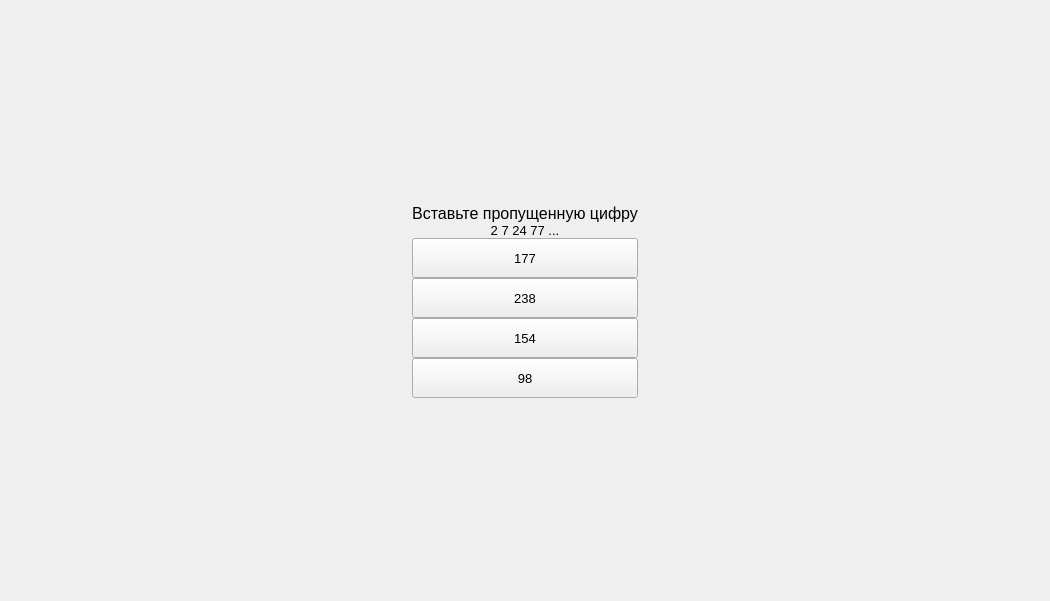
      <widget class="QWidget" name="page_28">
       <layout class="QGridLayout" name="gridLayout_55">
        <item row="0" column="0">
         <widget class="QWidget" name="widget_28" native="true">
          <layout class="QGridLayout" name="gridLayout_56">
           <property name="leftMargin">
            <number>0</number>
           </property>
           <property name="topMargin">
            <number>0</number>
           </property>
           <property name="rightMargin">
            <number>0</number>
           </property>
           <property name="bottomMargin">
            <number>0</number>
           </property>
           <property name="spacing">
            <number>0</number>
           </property>
           <item row="4" column="1">
            <widget class="QPushButton" name="pushButton_105">
             <property name="minimumSize">
              <size>
               <width>0</width>
               <height>40</height>
              </size>
             </property>
             <property name="font">
              <font>
               <pointsize>10</pointsize>
              </font>
             </property>
             <property name="text">
              <string>238</string>
             </property>
            </widget>
           </item>
           <item row="6" column="1">
            <widget class="QPushButton" name="pushButton_107">
             <property name="minimumSize">
              <size>
               <width>0</width>
               <height>40</height>
              </size>
             </property>
             <property name="font">
              <font>
               <pointsize>10</pointsize>
              </font>
             </property>
             <property name="text">
              <string>98</string>
             </property>
            </widget>
           </item>
           <item row="0" column="1">
            <spacer name="verticalSpacer_64">
             <property name="orientation">
              <enum>Qt::Vertical</enum>
             </property>
             <property name="sizeHint" stdset="0">
              <size>
               <width>20</width>
               <height>193</height>
              </size>
             </property>
            </spacer>
           </item>
           <item row="1" column="1">
            <widget class="QLabel" name="label_49">
             <property name="font">
              <font>
               <pointsize>12</pointsize>
              </font>
             </property>
             <property name="text">
              <string>Вставьте пропущенную цифру</string>
             </property>
             <property name="alignment">
              <set>Qt::AlignCenter</set>
             </property>
            </widget>
           </item>
           <item row="2" column="1">
            <widget class="QLabel" name="label_50">
             <property name="font">
              <font>
               <pointsize>10</pointsize>
              </font>
             </property>
             <property name="text">
              <string>2 7 24 77 ...</string>
             </property>
             <property name="alignment">
              <set>Qt::AlignCenter</set>
             </property>
            </widget>
           </item>
           <item row="3" column="1">
            <widget class="QPushButton" name="pushButton_104">
             <property name="minimumSize">
              <size>
               <width>0</width>
               <height>40</height>
              </size>
             </property>
             <property name="font">
              <font>
               <pointsize>10</pointsize>
              </font>
             </property>
             <property name="text">
              <string>177</string>
             </property>
            </widget>
           </item>
           <item row="4" column="0">
            <spacer name="horizontalSpacer_55">
             <property name="orientation">
              <enum>Qt::Horizontal</enum>
             </property>
             <property name="sizeHint" stdset="0">
              <size>
               <width>401</width>
               <height>20</height>
              </size>
             </property>
            </spacer>
           </item>
           <item row="4" column="2" rowspan="2">
            <spacer name="horizontalSpacer_56">
             <property name="orientation">
              <enum>Qt::Horizontal</enum>
             </property>
             <property name="sizeHint" stdset="0">
              <size>
               <width>401</width>
               <height>20</height>
              </size>
             </property>
            </spacer>
           </item>
           <item row="5" column="1">
            <widget class="QPushButton" name="pushButton_106">
             <property name="minimumSize">
              <size>
               <width>0</width>
               <height>40</height>
              </size>
             </property>
             <property name="font">
              <font>
               <pointsize>10</pointsize>
              </font>
             </property>
             <property name="text">
              <string>154</string>
             </property>
            </widget>
           </item>
           <item row="7" column="1">
            <spacer name="verticalSpacer_65">
             <property name="orientation">
              <enum>Qt::Vertical</enum>
             </property>
             <property name="sizeHint" stdset="0">
              <size>
               <width>20</width>
               <height>192</height>
              </size>
             </property>
            </spacer>
           </item>
          </layout>
         </widget>
        </item>
       </layout>
      </widget>
